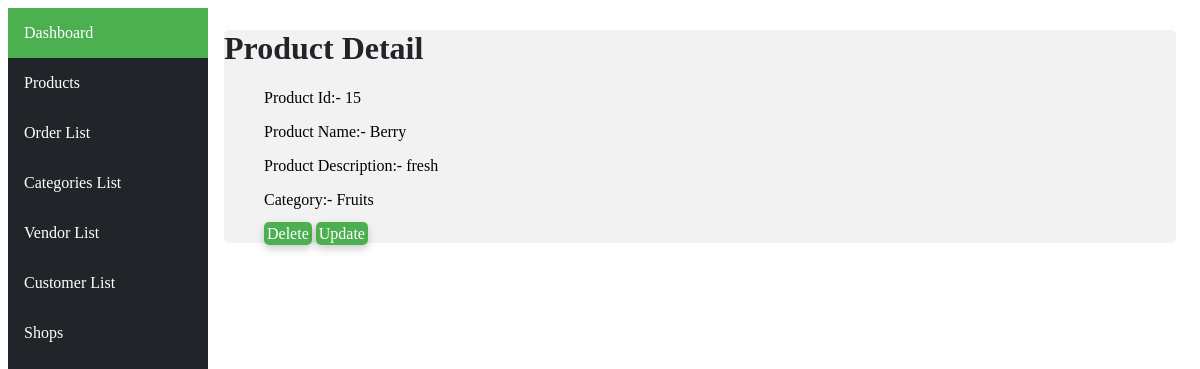
/productdetail/15, run on the app's committed database.
### ecommerceApp/models.py (models this page shows, shortened)
class Product(models.Model):
    name=models.CharField(max_length=50)
    description=models.CharField(max_length=1000)
    category=models.ForeignKey(Category,on_delete=models.CASCADE, related_name="category_name")
    shop=models.ManyToManyField(Shop, related_name="shop_name")

class Category(models.Model):
    name=models.CharField(max_length=50)

### ecommerceApp/views.py (the view)
# urls.py: path('productdetail/<int:id>',views.productDetail,name="product-detail"),
def productDetail(request,id):
    product=Product.objects.get(pk=id)
    return render(request,'html/productDetail.html',{"product":product})

### ecommerceApp/templates/html/productDetail.html
{%extends "html/layout.html"%}
{%block body%}
{% load static %}
<link rel="stylesheet" href="{% static 'css/orderdetail.css' %}" />
<div class="main">
<h1 class="title">Product Detail</h1>
    <ul>Product Id:- {{product.id}}</ul>
    <ul>Product Name:- {{product.name}}</ul>
    <ul>Product Description:- {{product.description}}</ul>
    <ul>Category:- {{product.category.name}}</ul>
  <ul> <a class="btn" href="{%url 'main:delete-product' product.id %}">Delete</a>
    <a class="btn" href="{%url 'main:update-product' product.id %}">Update</a></ul>
</div>
{%endblock%}

### ecommerceApp/static/css/orderdetail.css (style rules this page uses)
.title { color: #212529; }
.main { border-radius: 5px; background-color: #f2f2f2; }
.btn { background-color:#4CAF50 ; text-decoration: none ; color: white; padding: 3px; border-radius: 5px; box-shadow: 0 4px 8px 0 rgba(0,0,0,0.2); }

### data on the page
Product: id "15", name "Berry", description "fresh", category.name "Fruits"
